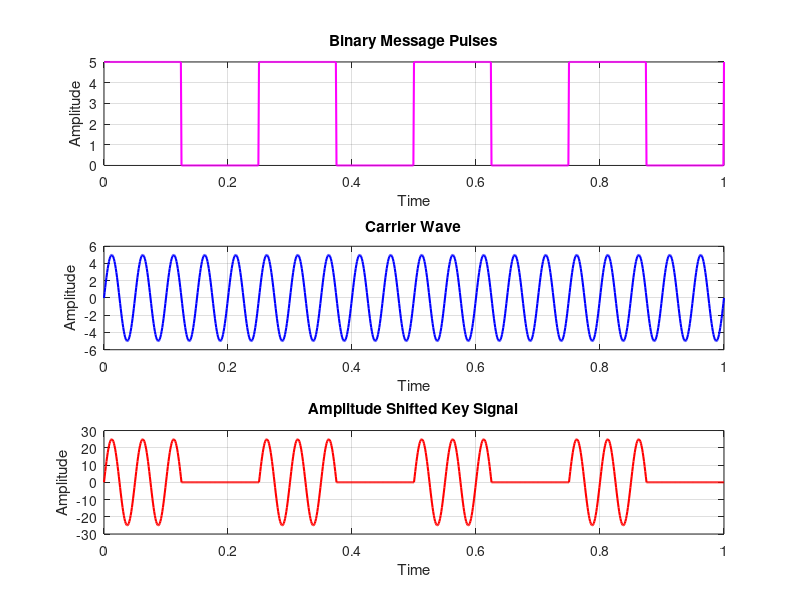

Write MATLAB code to recreate this figure.
clc;
close all;
clear all;

fc = 20; % Frequency of Sine Wave carrier
fp = 4;  % Frequency of Periodic Binary pulse (Message)
amp = 5; % Amplitude (For Carrier & Binary Pulse Message)
t = 0:0.001:1; % Sampling interval

% For Generating Square wave message
m = amp / 2 * square(2 * pi * fp * t) + (amp / 2);
subplot(3, 1, 1);
plot(t, m, 'm', 'LineWidth', 1.5); % Magenta color for Binary Message
xlabel('Time');
ylabel('Amplitude');
title('Binary Message Pulses');
grid on;

% For Generating Carrier Sine wave
c = amp * sin(2 * pi * fc * t);
subplot(3, 1, 2);
plot(t, c, 'b', 'LineWidth', 1.5); % Blue color for Carrier Wave
xlabel('Time');
ylabel('Amplitude');
title('Carrier Wave');
grid on;

% The Shift Keyed Wave
ask = c .* m;
subplot(3, 1, 3); % For Plotting The Amplitude Shift Keyed Wave
plot(t, ask, 'r', 'LineWidth', 1.5); % Red color for ASK Signal
xlabel('Time');
ylabel('Amplitude');
title('Amplitude Shifted Key Signal');
grid on;